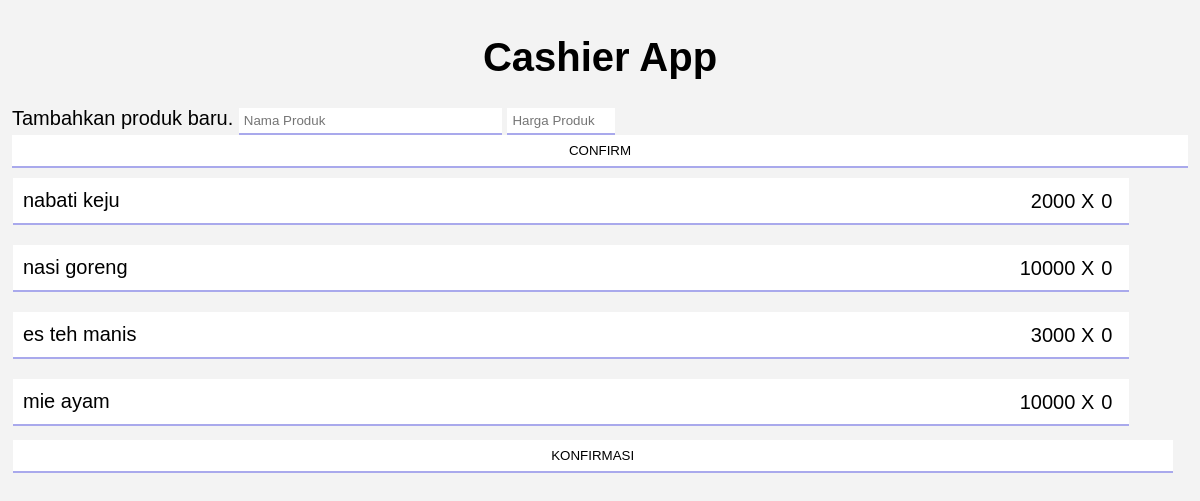
Before: / with the older database file.
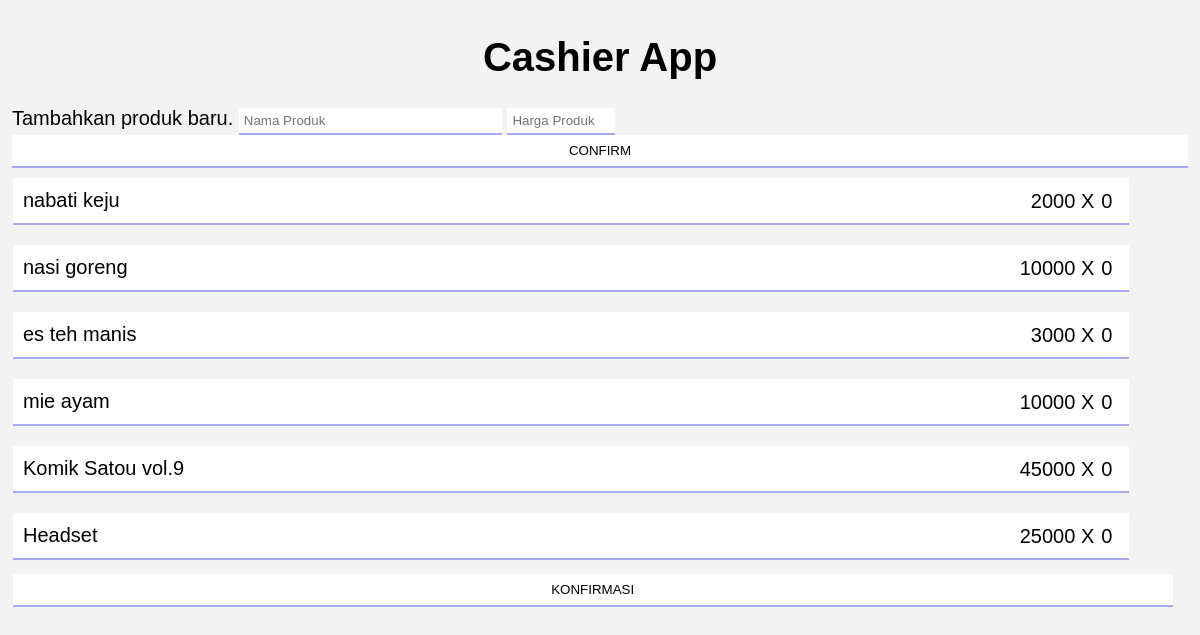
After: the same page with the newer database file.
### tables this page shows
CREATE TABLE `lItem` (
  `id` int(11) NOT NULL AUTO_INCREMENT,
  `barangJual` text NOT NULL,
  `harga` bigint(20) NOT NULL,
  PRIMARY KEY (`id`)
);

### funcs/main.php (called while the page is built, shortened)
<?php
include 'conn.php';
function select($sel) {
  global $login;
  $resl = $login->query($sel);
  $rows = [];
  while ($row = $resl->fetch(PDO::FETCH_ASSOC)) {
    $rows[] = $row;
  } return $rows;
}
?>

### index.php (the view, shortened to what this page needs)
<?php
include 'funcs/main.php';
$prod = select('select * from lItem');
?>
<!DOCTYPE html>
<html lang="en">
<head>
  <link rel="stylesheet" href="style/main.css" type="text/css" media="all" />
</head>
<body>
  <div class="container">
    <h1>Cashier App</h1>
    <div class="productBox">
      <form
        autocomplete="off"
        action="funcs/main.php"
        method="post">
        <label for="namep">Tambahkan produk baru.</label>
        <input
          class="namep"
          placeholder="Nama Produk"
          type="text"
          name="productName"
          id="productName"
          required="Isi bagian ini" />
        <input
          placeholder="Harga Produk"
          class="price"
          type="text"
          name="productPrice"
          id="productPrice"
          required="Isi bagian ini" />
        <input
          type="submit"
          name="send"
          id="send"
          value="CONFIRM" />
      </form>
    </div>
    <ul>
      <?php foreach ($prod as $product): ?>
        <li class="pList">
          <div class="btnBox">
            <p class="pName">
              <?= $product['barangJual'] ?>
            </p>
            <p class="price">
              <?= $product['harga'] ?> X
            </p>
            <div class="amount">0</div>
          </div>
        </li>
      <?php endforeach; ?>
      <a href="detail.php">
        <button class="konf">KONFIRMASI</button>
      </a>
    </ul>
  </div>
</body>
</html>

### style/main.css (style rules this page uses)
body { padding: 0; margin: 0; font-family: Sans-Serif; color: #000; background: #f3f3f3; font-size: 20px; }
.container { padding: 8px; }
input { border: none; border-bottom: 2px solid #a9a9ec; }
.productBox { padding: 0 4px; }
.productBox input[type=submit] { width: 100%; padding: 8px 0; outline: none; background: #fff; }
.productBox input[type=text] { padding: 5px; }
.konf { width: 98%; outline: none; border: none; padding: 8px; margin: 4.5px; border-bottom: 2px solid #a9a9ec; background: #fff; }
.productBox .price { width: 98px; }
.namep { width: 253px; }
.btnBox { display: flex; flex-direction: row; padding: 5px 10px; width: 92.6%; height: 35px; background: #fff; margin: 5px; border-bottom: 2px solid #a9a9ec; }
.btnBox p { margin: auto 0; }
.btnBox .price { margin: 7px 0 0 auto; }
.amount { margin: 7px; }
ul li { padding: 5px 0; margin: 0; }
ul { margin: 0; padding: 0; list-style-type: none; }
h1 { text-align: center; }

Changed rows visible on the page:
added litem: barangJual "Komik Satou vol.9", harga "45000"
added litem: barangJual "Headset", harga "25000"
